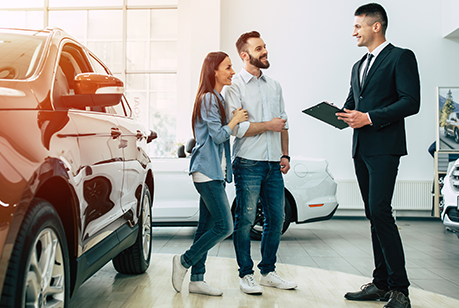
//> input picture Images/input.png, 459 x 308 px
$ ./convolution_serial_opencv   (built with g++ and OpenCV 4)
//> lines starting //> are read from the running program, lines starting //| are printed output that depends on the picture
#include <opencv2/opencv.hpp>
#include <iostream>
#include <chrono>

using namespace std;
using namespace cv;
using namespace std::chrono;

typedef vector<vector<float>> Matrix;

// Clamp helper
uchar clamp(float val)
{
    return min(255.0f, max(0.0f, val));
}

// Apply convolution
Mat applyConvolution(const Mat &input, const Matrix &kernel)
{
    int kSize = kernel.size();
    int offset = kSize / 2;
    Mat output = input.clone();

    for (int i = 0; i < input.rows; ++i)
    {
        for (int j = 0; j < input.cols; ++j)
        {
            float sum = 0.0f;
            for (int ki = 0; ki < kSize; ++ki)
            {
                for (int kj = 0; kj < kSize; ++kj)
                {
                    int ni = i + ki - offset;
                    int nj = j + kj - offset;
                    if (ni >= 0 && ni < input.rows && nj >= 0 && nj < input.cols)
                    {
                        sum += kernel[ki][kj] * input.at<uchar>(ni, nj);
                    }
                }
            }
            output.at<uchar>(i, j) = clamp(sum);
        }
    }

    return output;
}

int main()
{
    string input_file = "../Images/input.png";
    Mat img = imread(input_file, IMREAD_GRAYSCALE);
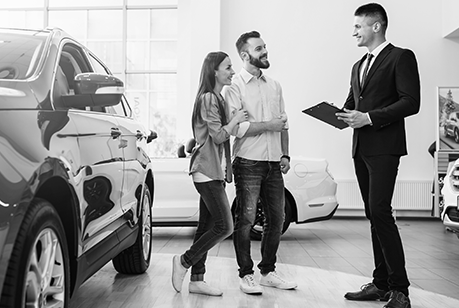
//> img: 308 rows x 459 cols, CV_8UC1; min 0, max 255, mean 154
    if (img.empty())
    {
        cerr << " Error loading image!" << endl;
        return -1;
    }

    cout << " Input image loaded: " << img.rows << " x " << img.cols << endl;
//|  Input image loaded: 308 x 459

    // ------------------------------
    // 1️ Sharpen kernel
    Matrix sharpenKernel = {
        {0, -1, 0},
        {-1, 5, -1},
        {0, -1, 0}};

    auto start1 = high_resolution_clock::now();
    Mat sharpenResult = applyConvolution(img, sharpenKernel);
//> after the loop in applyConvolution, `for (int i = 0; i < input.rows; ++i)`:
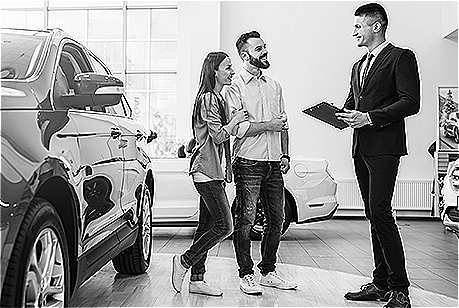
//> output: 308 rows x 459 cols, CV_8UC1; min 0, max 255, mean 154.6
    auto end1 = high_resolution_clock::now();
    imwrite("../Results/output_serial_sharpen.png", sharpenResult);
    duration<double> diff1 = end1 - start1;
    cout << " Sharpen filter completed in " << diff1.count() << " seconds." << endl;

    // ------------------------------
    // 2️ Blur kernel (simple box blur)
    Matrix blurKernel = {
        {1.0/9, 1.0/9, 1.0/9},
        {1.0/9, 1.0/9, 1.0/9},
        {1.0/9, 1.0/9, 1.0/9}};

    auto start2 = high_resolution_clock::now();
    Mat blurResult = applyConvolution(img, blurKernel);
//> after the loop in applyConvolution (call 2), `for (int i = 0; i < input.rows; ++i)`:
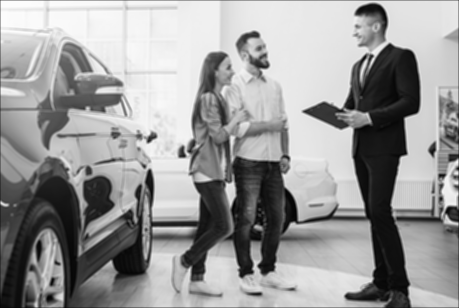
//> output: 308 rows x 459 cols, CV_8UC1; min 2, max 253, mean 152.9
    auto end2 = high_resolution_clock::now();
    imwrite("../Results/output_serial_blur.png", blurResult);
    duration<double> diff2 = end2 - start2;
    cout << " Blur filter completed in " << diff2.count() << " seconds." << endl;

    // ------------------------------
    // 3️ Edge detection kernel
    Matrix edgeKernel = {
        {-1, -1, -1},
        {-1,  8, -1},
        {-1, -1, -1}};

    auto start3 = high_resolution_clock::now();
    Mat edgeResult = applyConvolution(img, edgeKernel);
//> after the loop in applyConvolution (call 3), `for (int i = 0; i < input.rows; ++i)`:
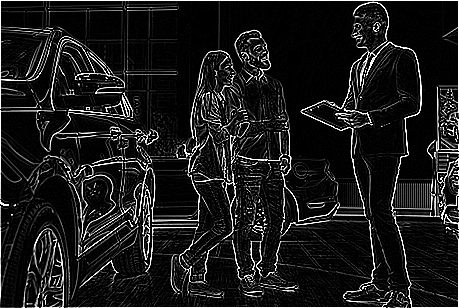
//> output: 308 rows x 459 cols, CV_8UC1; min 0, max 255, mean 27.3
    auto end3 = high_resolution_clock::now();
    imwrite("../Results/output_serial_edge.png", edgeResult);
    duration<double> diff3 = end3 - start3;
    cout << " Edge detection filter completed in " << diff3.count() << " seconds." << endl;

    cout << " All filters done. Check your Results folder!" << endl;

    return 0;
}

$ run again, with Images/test_image.png copied over Images/input.png
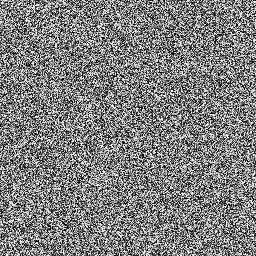
//> input picture Images/test_image.png, 256 x 256 px
//> img is the input picture: 256 rows x 256 cols, CV_8UC1; min 0, max 255, mean 126.9
//|  Input image loaded: 256 x 256
//> after the loop in applyConvolution (call 2), `for (int i = 0; i < input.rows; ++i)`:
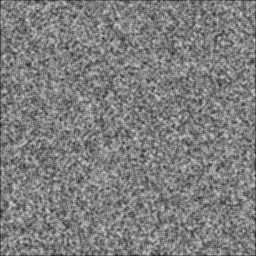
//> output: 256 rows x 256 cols, CV_8UC1; min 28, max 213, mean 125.8
//> after the loop in applyConvolution (call 3), `for (int i = 0; i < input.rows; ++i)`:
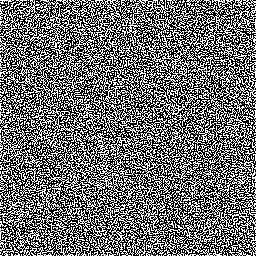
//> output: 256 rows x 256 cols, CV_8UC1; min 0, max 255, mean 112.1
